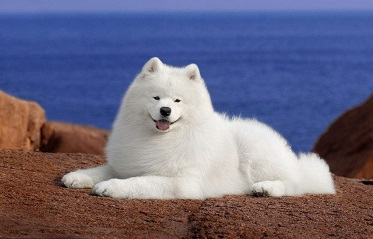
#> input picture data/dog.jpg, 373 x 239 px
$ python pooling.py   (older library calls are emulated)
#> lines starting #> are read from the running program, lines starting #| are printed output that depends on the picture
import matplotlib.pyplot as plt
import imageio
import numpy as np


def apply2x2pooling(image, stride):
    newimage = np.zeros((int(image.shape[0] / 2), int(image.shape[1] / 2)), np.float32)
    for m in range(1, image.shape[0] - 2, 2):
        for n in range(1, image.shape[1] - 2, 2):
            newimage[int(m / 2), int(n / 2)] = np.max(image[m:m + 2, n:n + 2])
    return (newimage)


arr = imageio.imread("data/dog.jpg")[:, :, 0].astype(np.float)
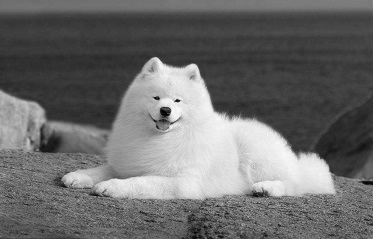
#> arr: shape (239, 373) float64; min 0, max 252, mean 108.4
plt.figure(1)
plt.subplot(121)
plt.imshow(arr, cmap=plt.get_cmap('binary_r'))
out = apply2x2pooling(arr, 1)
#> after the loop in apply2x2pooling, `for m in range(1, image.shape[0] - 2, 2):`:
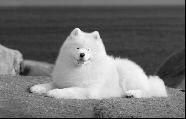
#> newimage: shape (119, 186) float32; min 0, max 252, mean 113.6
plt.subplot(122)
plt.imshow(out, cmap=plt.get_cmap('binary_r'))
plt.show()
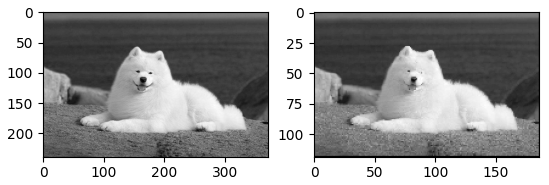
#> figure drawn by matplotlib, 2 panels
